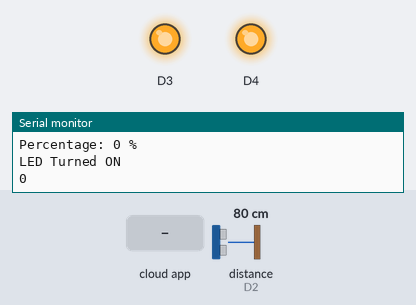
The sketch below on a simulated ESP8266 (NodeMCU). On the bench: output pins drawn as LEDs (lit = HIGH), the last lines printed to the serial monitor. Wiring (inferred from the names in the program): ultrasonic range finder: trigger D1; echo D2. Inputs (shaded band) come from the test bench; at power-on: distance to the obstacle (sensor on D2) 80 cm. The echo pulse lasts 58.3 µs per cm; WiFi joins after 1.5 s; servers stay silent unless stated; the Firebase database answers and starts empty; pins used as bus, display or sensor lines are not drawn.

Above: at 2.7 s.
2.8 s: the phone or cloud app sets door_lock to 1
At 3.6 s:
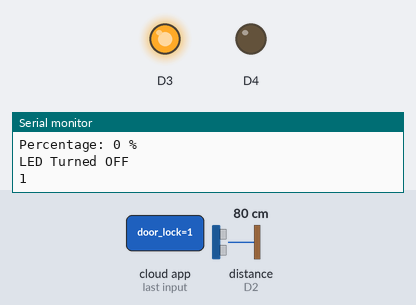
4.5 s: the phone or cloud app sets bulb to 1
At 5.6 s:
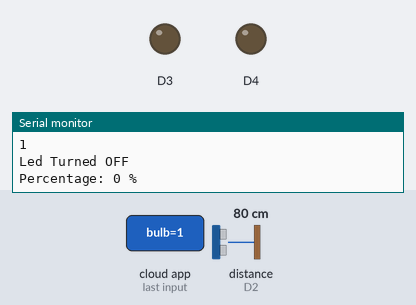
6.4 s: the phone or cloud app sets bulb to 0
At 7.8 s:
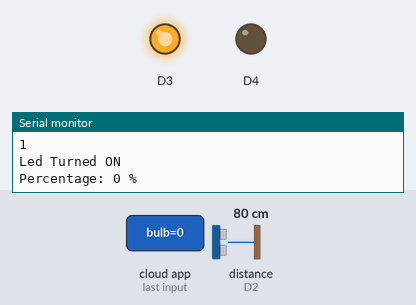
8.3 s: the phone or cloud app sets door_lock to 0
At 9.0 s:
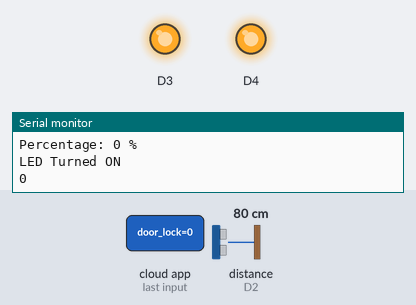
Timing chart, 0 to 10.9 s (numbered marks = the images above; inputs shaded):
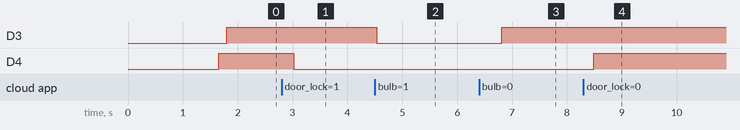

Measured:
- after the input at 2.8 s, D4: HIGH → LOW after 0.22 s
- after the input at 4.5 s, D3: HIGH → LOW at once
- after the input at 6.4 s, D3: LOW → HIGH after 0.42 s
- after the input at 8.3 s, D4: LOW → HIGH after 0.19 s

The sketch:

main.ino
```cpp
#include <ESP8266WiFi.h>
#include <FirebaseArduino.h>

#define MAX_DISTANCE 9

#define FIREBASE_HOST "smart-home-224ab-default-rtdb.firebaseio.com" // Firebase host
#define FIREBASE_AUTH "MzOWnrdK46mPPYAS5AfDF40u9Tol7TaHr2m5LHbd" // Firebase Auth code
#define WIFI_SSID "DD" // Enter your WiFi name
#define WIFI_PASSWORD "23456789" // Enter your WiFi password

#define TRIG_PIN D1 // GPIO 5 (D1)
#define ECHO_PIN D2 // GPIO 4 (D2)

int fireStatus = 0;

void setup() {
  // Initialize serial communication at 9600 bits per second
  Serial.begin(9600); // Ensure this baud rate matches the Serial Monitor's baud rate

  // Connect to WiFi
  WiFi.begin(WIFI_SSID, WIFI_PASSWORD);
  Serial.print("Connecting");
  while (WiFi.status() != WL_CONNECTED) {
    Serial.print(".");
    delay(500);
  }
  Serial.println();
  Serial.println("Connected.");
  Serial.println(WiFi.localIP());

  // Initialize Firebase
  Firebase.begin(FIREBASE_HOST, FIREBASE_AUTH);

  // Initialize the sensor pins
  pinMode(TRIG_PIN, OUTPUT);
  pinMode(ECHO_PIN, INPUT);
  pinMode(D4, OUTPUT);
  pinMode(D3, OUTPUT);
}

void loop() {
  doorLock();
  bulbOnOff();

  digitalWrite(TRIG_PIN, LOW);
  delayMicroseconds(2);

  // Set the TRIG_PIN high for 10 microseconds
  digitalWrite(TRIG_PIN, HIGH);
  delayMicroseconds(10);
  digitalWrite(TRIG_PIN, LOW);

  // Read the echo pin, returns the sound wave travel time in microseconds
  long duration = pulseIn(ECHO_PIN, HIGH);

  // Calculate the distance
  // Speed of sound wave divided by 2 (there and back)
  float distance = duration * 0.034 / 2;

  // Map the distance to a percentage value (0 to 100)
  int percentage = map(distance, 0, MAX_DISTANCE, 100, 0);
  if (percentage > 100) {
    percentage = 100;
  } else if (percentage < 0) {
    percentage = 0;
  }

  // Print the percentage on the serial monitor
  Serial.print("Percentage: ");
  Serial.print(percentage);
  Serial.println(" %");

  // Pause for a moment before the next reading
  //delay(500);
  // Send percentage to Firebase
  Firebase.setInt("/percentage", percentage);

  // Pause for a moment before the next reading
  //delay(500);
}


void doorLock(){
  if (Firebase.failed()) {
    Serial.print("Firebase connection failed: ");
    Serial.println(Firebase.error());
    delay(5000); // Wait before retrying
    return;
  }

  fireStatus = Firebase.getInt("door_lock");
  if (Firebase.failed()) {
    Serial.print("Failed to get value: ");
    Serial.println(Firebase.error());
    delay(5000); // Wait before retrying
    return;
  }

  if (fireStatus == 0) {
    Serial.println("LED Turned ON");
    digitalWrite(D4, HIGH);
  } else if (fireStatus == 1) {
    Serial.println("LED Turned OFF");
    digitalWrite(D4, LOW);
  } else {
    Serial.println("Command Error! Please send 0/1");
  }
  Serial.println(fireStatus);
}

void bulbOnOff(){
  fireStatus = Firebase.getInt("bulb");
  if (fireStatus == 0) {
    Serial.println("Led Turned ON");
    digitalWrite(D3, HIGH);
  }
  else if (fireStatus == 1) {
    Serial.println("Led Turned OFF");
    digitalWrite(D3, LOW);
  }
  else {
    Serial.println("Command Error! Please send 0/1");
  }
}
```
